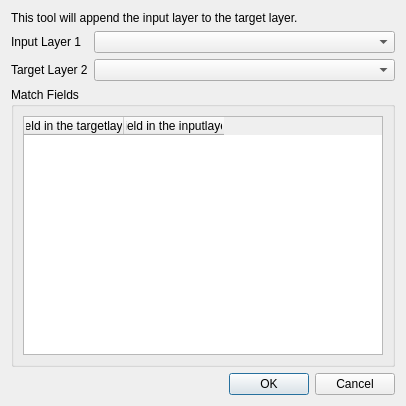
<?xml version="1.0" encoding="UTF-8"?>
<ui version="4.0">
 <class>mergeLayersDialogBase</class>
 <widget class="QDialog" name="mergeLayersDialogBase">
  <property name="geometry">
   <rect>
    <x>0</x>
    <y>0</y>
    <width>406</width>
    <height>406</height>
   </rect>
  </property>
  <property name="windowTitle">
   <string>Merge_Layers</string>
  </property>
  <property name="windowIcon">
   <iconset resource="resources.qrc">
    <normaloff>:/plugins/mergeLayers/images/icon.png</normaloff>:/plugins/mergeLayers/images/icon.png</iconset>
  </property>
  <layout class="QVBoxLayout" name="verticalLayout">
   <item>
    <widget class="QLabel" name="label">
     <property name="text">
      <string>This tool will append the input layer to the target layer.</string>
     </property>
    </widget>
   </item>
   <item>
    <layout class="QFormLayout" name="formLayout">
     <property name="fieldGrowthPolicy">
      <enum>QFormLayout::AllNonFixedFieldsGrow</enum>
     </property>
     <item row="0" column="0">
      <widget class="QLabel" name="label_lyr1">
       <property name="text">
        <string>Input Layer 1</string>
       </property>
      </widget>
     </item>
     <item row="0" column="1">
      <widget class="QComboBox" name="sourceCbx"/>
     </item>
     <item row="1" column="0">
      <widget class="QLabel" name="label_lyr2">
       <property name="text">
        <string>Target Layer 2</string>
       </property>
      </widget>
     </item>
     <item row="1" column="1">
      <widget class="QComboBox" name="targetCbx"/>
     </item>
    </layout>
   </item>
   <item>
    <widget class="QGroupBox" name="matchFieldsBox">
     <property name="sizePolicy">
      <sizepolicy hsizetype="Preferred" vsizetype="MinimumExpanding">
       <horstretch>0</horstretch>
       <verstretch>0</verstretch>
      </sizepolicy>
     </property>
     <property name="title">
      <string>Match Fields</string>
     </property>
     <layout class="QVBoxLayout" name="verticalLayout_2">
      <item>
       <widget class="QTableWidget" name="matchTbl">
        <property name="editTriggers">
         <set>QAbstractItemView::NoEditTriggers</set>
        </property>
        <property name="selectionBehavior">
         <enum>QAbstractItemView::SelectRows</enum>
        </property>
        <property name="cornerButtonEnabled">
         <bool>false</bool>
        </property>
        <column>
         <property name="text">
          <string>Field in the targetlayer</string>
         </property>
        </column>
        <column>
         <property name="text">
          <string>Field in the inputlayer</string>
         </property>
        </column>
       </widget>
      </item>
     </layout>
    </widget>
   </item>
   <item>
    <layout class="QHBoxLayout" name="horizontalLayout">
     <item>
      <widget class="QLabel" name="infoLbl">
       <property name="sizePolicy">
        <sizepolicy hsizetype="MinimumExpanding" vsizetype="Preferred">
         <horstretch>0</horstretch>
         <verstretch>0</verstretch>
        </sizepolicy>
       </property>
       <property name="text">
        <string/>
       </property>
      </widget>
     </item>
     <item>
      <widget class="QDialogButtonBox" name="button_box">
       <property name="orientation">
        <enum>Qt::Horizontal</enum>
       </property>
       <property name="standardButtons">
        <set>QDialogButtonBox::Cancel|QDialogButtonBox::Ok</set>
       </property>
      </widget>
     </item>
    </layout>
   </item>
  </layout>
 </widget>
 <resources>
  <include location="resources.qrc"/>
 </resources>
 <connections>
  <connection>
   <sender>button_box</sender>
   <signal>accepted()</signal>
   <receiver>mergeLayersDialogBase</receiver>
   <slot>accept()</slot>
   <hints>
    <hint type="sourcelabel">
     <x>20</x>
     <y>20</y>
    </hint>
    <hint type="destinationlabel">
     <x>20</x>
     <y>20</y>
    </hint>
   </hints>
  </connection>
  <connection>
   <sender>button_box</sender>
   <signal>rejected()</signal>
   <receiver>mergeLayersDialogBase</receiver>
   <slot>reject()</slot>
   <hints>
    <hint type="sourcelabel">
     <x>20</x>
     <y>20</y>
    </hint>
    <hint type="destinationlabel">
     <x>20</x>
     <y>20</y>
    </hint>
   </hints>
  </connection>
 </connections>
</ui>
